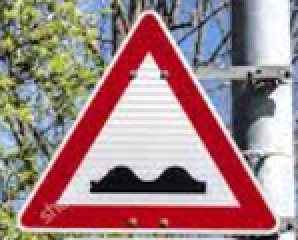
#> input picture web_images/web1.png, 149 x 120 px (shown 2 times larger); its folder holds 4 pictures in this run
$ jupyter execute --allow-errors Traffic_Sign_Classifier.ipynb   (shell and % lines are left out)
#> lines starting #> are read from the running program, lines starting #| are printed output that depends on the picture
### utils.py
from urllib.request import urlretrieve
from zipfile import ZipFile
import os

def download(url, file):
    """
    Download file from <url>
    :param url: URL to file
    :param file: Local file path
    """
#> called with file = 'traffic-sign-data.zip'
    if not os.path.isfile(file):
        print('Downloading ' + file + '...')
        urlretrieve(url, file)
#> (this line was passed over: the network is not available in this run)
        print('Download Finished')


def uncompress(file, zip_path):
    print('Extracting ', file, 'to path ', zip_path)
    zf = ZipFile(file, 'r')
    zf.extractall(zip_path)
    zf.close()

def PrepareData():
    fn = 'https://d17h27t6h515a5.cloudfront.net/topher/2017/February/5898cd6f_traffic-signs-data/traffic-signs-data.zip'
    target_fn = 'traffic-sign-data.zip'
    if not os.path.isfile(target_fn):
        download(fn, target_fn)
        uncompress(target_fn, './')
    print('All images and labels uncompressed.')

### Traffic_Sign_Classifier.ipynb
# Self-Driving Car Engineer Nanodegree

## Deep Learning

## Project: Build a Traffic Sign Recognition Classifier

In this notebook, a template is provided for you to implement your functionality in stages, which is required to successfully complete this project. If additional code is required that cannot be included in the notebook, be sure that the Python code is successfully imported and included in your submission if necessary.

> **Note**: Once you have completed all of the code implementations, you need to finalize your work by exporting the iPython Notebook as an HTML document. Before exporting the notebook to html, all of the code cells need to have been run so that reviewers can see the final implementation and output. You can then export the notebook by using the menu above and navigating to  \n",
    "**File -> Download as -> HTML (.html)**. Include the finished document along with this notebook as your submission.

In addition to implementing code, there is a writeup to complete. The writeup should be completed in a separate file, which can be either a markdown file or a pdf document. There is a [write up template](https://github.com/udacity/CarND-Traffic-Sign-Classifier-Project/blob/master/writeup_template.md) that can be used to guide the writing process. Completing the code template and writeup template will cover all of the [rubric points](https://review.udacity.com/#!/rubrics/481/view) for this project.

The [rubric](https://review.udacity.com/#!/rubrics/481/view) contains "Stand Out Suggestions" for enhancing the project beyond the minimum requirements. The stand out suggestions are optional. If you decide to pursue the "stand out suggestions", you can include the code in this Ipython notebook and also discuss the results in the writeup file.

>**Note:** Code and Markdown cells can be executed using the **Shift + Enter** keyboard shortcut. In addition, Markdown cells can be edited by typically double-clicking the cell to enter edit mode.

---
## Step 0: Load The Data

[cell 1]
from utils import *
#> (the rest of this cell did not finish here and is left out)

[cell 2]
# Load pickled data
import pickle

# TODO: Fill this in based on where you saved the training and testing data

training_file = 'train.p'
validation_file= 'valid.p'
testing_file = 'test.p'

#> (the rest of this cell did not finish here and is left out)

---

## Step 1: Dataset Summary & Exploration

The pickled data is a dictionary with 4 key/value pairs:

- `'features'` is a 4D array containing raw pixel data of the traffic sign images, (num examples, width, height, channels).
- `'labels'` is a 1D array containing the label/class id of the traffic sign. The file `signnames.csv` contains id -> name mappings for each id.
- `'sizes'` is a list containing tuples, (width, height) representing the original width and height the image.
- `'coords'` is a list containing tuples, (x1, y1, x2, y2) representing coordinates of a bounding box around the sign in the image. **THESE COORDINATES ASSUME THE ORIGINAL IMAGE. THE PICKLED DATA CONTAINS RESIZED VERSIONS (32 by 32) OF THESE IMAGES**

Complete the basic data summary below. Use python, numpy and/or pandas methods to calculate the data summary rather than hard coding the results. For example, the [pandas shape method](http://pandas.pydata.org/pandas-docs/stable/generated/pandas.DataFrame.shape.html) might be useful for calculating some of the summary results.

### Provide a Basic Summary of the Data Set Using Python, Numpy and/or Pandas

[cell 3]
import numpy as np

### Replace each question mark with the appropriate value.
### Use python, pandas or numpy methods rather than hard coding the results

# TODO: Number of training examples
#> (the rest of this cell did not finish here and is left out)

### Include an exploratory visualization of the dataset

Visualize the German Traffic Signs Dataset using the pickled file(s). This is open ended, suggestions include: plotting traffic sign images, plotting the count of each sign, etc.

The [Matplotlib](http://matplotlib.org/) [examples](http://matplotlib.org/examples/index.html) and [gallery](http://matplotlib.org/gallery.html) pages are a great resource for doing visualizations in Python.

**NOTE:** It's recommended you start with something simple first. If you wish to do more, come back to it after you've completed the rest of the sections. It can be interesting to look at the distribution of classes in the training, validation and test set. Is the distribution the same? Are there more examples of some classes than others?

[cell 4]
### Data exploration visualization code goes here.
### Feel free to use as many code cells as needed.
import matplotlib.pyplot as plt
# Visualizations will be shown in the notebook.

# Show some random samples with labels on top
# [19 lines left out: function VisualizeRandomSamples, not called in this run]

#> (the rest of this cell did not finish here and is left out)

[cell 5]
plt.figure(figsize=(20,5))
#> (the rest of this cell did not finish here and is left out)

----

## Step 2: Design and Test a Model Architecture

Design and implement a deep learning model that learns to recognize traffic signs. Train and test your model on the [German Traffic Sign Dataset](http://benchmark.ini.rub.de/?section=gtsrb&subsection=dataset).

The LeNet-5 implementation shown in the [classroom](https://classroom.udacity.com/nanodegrees/nd013/parts/fbf77062-5703-404e-b60c-95b78b2f3f9e/modules/6df7ae49-c61c-4bb2-a23e-6527e69209ec/lessons/601ae704-1035-4287-8b11-e2c2716217ad/concepts/d4aca031-508f-4e0b-b493-e7b706120f81) at the end of the CNN lesson is a solid starting point. You'll have to change the number of classes and possibly the preprocessing, but aside from that it's plug and play!

With the LeNet-5 solution from the lecture, you should expect a validation set accuracy of about 0.89. To meet specifications, the validation set accuracy will need to be at least 0.93. It is possible to get an even higher accuracy, but 0.93 is the minimum for a successful project submission.

There are various aspects to consider when thinking about this problem:

- Neural network architecture (is the network over or underfitting?)
- Play around preprocessing techniques (normalization, rgb to grayscale, etc)
- Number of examples per label (some have more than others).
- Generate fake data.

Here is an example of a [published baseline model on this problem](http://yann.lecun.com/exdb/publis/pdf/sermanet-ijcnn-11.pdf). It's not required to be familiar with the approach used in the paper but, it's good practice to try to read papers like these.

### Pre-process the Data Set (normalization, grayscale, etc.)

Minimally, the image data should be normalized so that the data has mean zero and equal variance. For image data, `(pixel - 128)/ 128` is a quick way to approximately normalize the data and can be used in this project.

Other pre-processing steps are optional. You can try different techniques to see if it improves performance.

Use the code cell (or multiple code cells, if necessary) to implement the first step of your project.

[cell 6]
### Preprocess the data here. It is required to normalize the data. Other preprocessing steps could include
### converting to grayscale, etc.
### Feel free to use as many code cells as needed.

import cv2
from tqdm import tqdm

def normalize(images):
    return (images-128.0)/128.0

# [31 lines left out: functions equalizeHistColor, normalize_color, normalize_gray, not called in this run]


#> (the rest of this cell did not finish here and is left out)

### Model Architecture

[cell 7]
### Define your architecture here.
### Feel free to use as many code cells as needed.
import tensorflow as tf
from sklearn.utils import shuffle
from tensorflow.contrib.layers import flatten

# Tensorflow

# [37 lines left out: functions conv2d, maxpool, fully_connected, LeNet, not called in this run]

#> (the rest of this cell did not finish here and is left out)

### Train, Validate and Test the Model

A validation set can be used to assess how well the model is performing. A low accuracy on the training and validation
sets imply underfitting. A high accuracy on the training set but low accuracy on the validation set implies overfitting.

[cell 8]
### Train your model here.
### Calculate and report the accuracy on the training and validation set.
### Once a final model architecture is selected,
### the accuracy on the test set should be calculated and reported as well.
### Feel free to use as many code cells as needed.

# Training settings
EPOCHS = 200
BATCH_SIZE = 128

rate = 0.001
#> (the rest of this cell did not finish here and is left out)

#> (a cell that did not finish here is left out)

---

## Step 3: Test a Model on New Images

To give yourself more insight into how your model is working, download at least five pictures of German traffic signs from the web and use your model to predict the traffic sign type.

You may find `signnames.csv` useful as it contains mappings from the class id (integer) to the actual sign name.

### Load and Output the Images

[cell 10]
### Load the images and plot them here.
### Feel free to use as many code cells as needed.
import matplotlib.image as mpimg

web_download_dir = './web_images/'
files = os.listdir(web_download_dir)
n_images = len(files)
X_web = np.zeros((n_images, 32, 32, 3))
i=0
for fn in files:
    image = mpimg.imread(web_download_dir + fn)
#> image is the input picture: shape (120, 149, 4) float32; mean R, G, B, A 0.633, 0.514, 0.517, 1
    image = cv2.resize(image,(32, 32), interpolation = cv2.INTER_CUBIC)[:,:,:3]
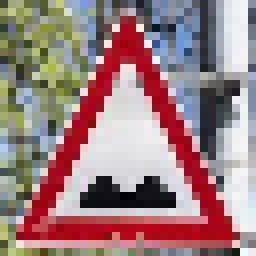
#> image: shape (32, 32, 3) float32 (shown 8 times larger); mean R, G, B 0.631, 0.512, 0.514; drawn with min black and max white
    X_web[i,:,:,:] = image
    i+=1
    plt.imshow(image)
    plt.show()
#> pass 2 of the loop `for fn in files:`:
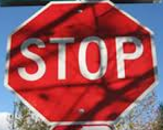
#> input picture web_images/web2.png, 163 x 130 px
#> image is the input picture: shape (130, 163, 4) float32; mean R, G, B, A 0.606, 0.331, 0.361, 1
#> `image = cv2.resize(image,(32, 32), interpolation = cv2.INTER_CUBIC)[:,..`:
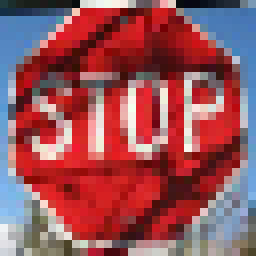
#> image: shape (32, 32, 3) float32 (shown 8 times larger); mean R, G, B 0.608, 0.334, 0.363; drawn with min black and max white
#> pass 3 of the loop `for fn in files:`:
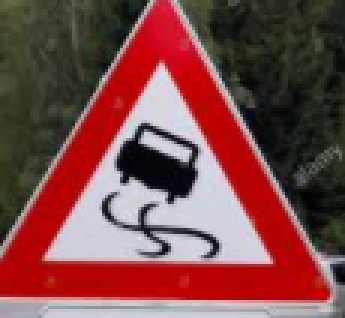
#> input picture web_images/web3.png, 115 x 106 px (shown 3 times larger)
#> image is the input picture: shape (106, 115, 4) float32; mean R, G, B, A 0.487, 0.286, 0.283, 1
#> `image = cv2.resize(image,(32, 32), interpolation = cv2.INTER_CUBIC)[:,..`:
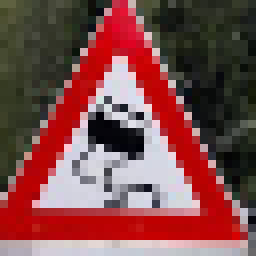
#> image: shape (32, 32, 3) float32 (shown 8 times larger); mean R, G, B 0.489, 0.288, 0.285; drawn with min black and max white
#> the loop made 4 passes; the first 3 are shown
